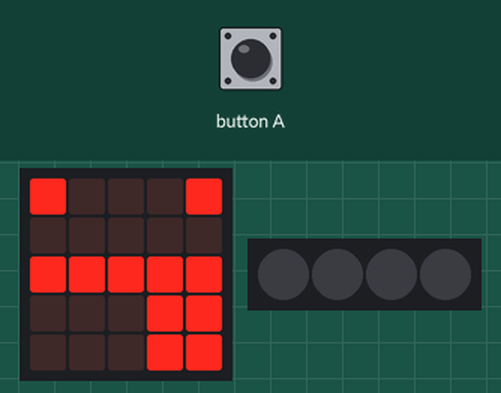
A program run on a simulated BBC micro:bit (MakeCode). Parts: the board's 5×5 LED display, 4 RGB LEDs in strip order, left to right. The inputs (shaded band) are chosen by the test bench. Dim RGB values are drawn brighter than linear.

Above: at 0.1 s.
2.4 s: button A pressed for 0.15 s
At 3.6 s:
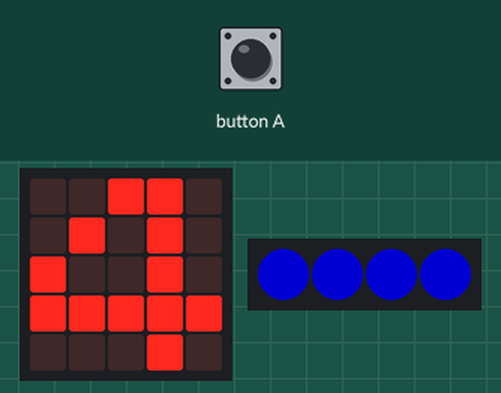
At 9.9 s:
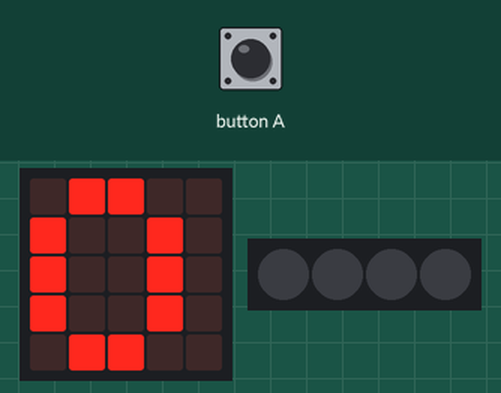
Timing chart, 0 to 11.4 s (numbered marks = the images above; inputs shaded):
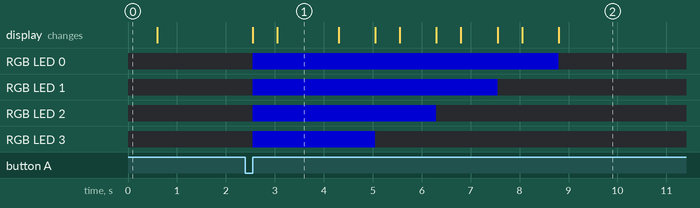

Measured:
- after the input at 2.4 s, RGB LED 0: off → RGB(0, 0, 127) after 0.15 s, → off 6.3 s later; RGB LED 1: off → RGB(0, 0, 127) after 0.15 s, → off 5.0 s later; RGB LED 2: off → RGB(0, 0, 127) after 0.15 s, → off 3.8 s later; RGB LED 3: off → RGB(0, 0, 127) after 0.15 s, → off 2.5 s later
- what the display in image 1 shows lasts 1.2 s, from 3.1 s to 4.3 s

The program:

main.ts
```typescript
// (licence header left out)
let loopCounter: number = 4
let neopixelStrip: neopixel.Strip = null

basic.showIcon(IconNames.Silly)
basic.clearScreen()
basic.pause(500)

// cleanup
neopixelStrip = neopixel.create(DigitalPin.P16, 4, NeoPixelMode.RGB)
neopixelStrip.setPixelColor(0, neopixel.colors(NeoPixelColors.Black))
neopixelStrip.setPixelColor(1, neopixel.colors(NeoPixelColors.Black))
neopixelStrip.setPixelColor(2, neopixel.colors(NeoPixelColors.Black))
neopixelStrip.setPixelColor(3, neopixel.colors(NeoPixelColors.Black))
neopixelStrip.show()

// press "A" button
input.onButtonPressed(Button.A, function () {
  // setup
  basic.clearScreen()

  neopixelStrip = neopixel.create(DigitalPin.P16, 4, NeoPixelMode.RGB)
  neopixelStrip.setPixelColor(0, neopixel.colors(NeoPixelColors.Blue))
  neopixelStrip.setPixelColor(1, neopixel.colors(NeoPixelColors.Blue))
  neopixelStrip.setPixelColor(2, neopixel.colors(NeoPixelColors.Blue))
  neopixelStrip.setPixelColor(3, neopixel.colors(NeoPixelColors.Blue))
  neopixelStrip.show()

  // loop
  while (loopCounter >= 0) {
    basic.pause(500)
    basic.showNumber(loopCounter)
    neopixelStrip.setPixelColor(loopCounter, neopixel.colors(NeoPixelColors.Black))
    neopixelStrip.show()
    loopCounter = loopCounter - 1
  }
})
```
